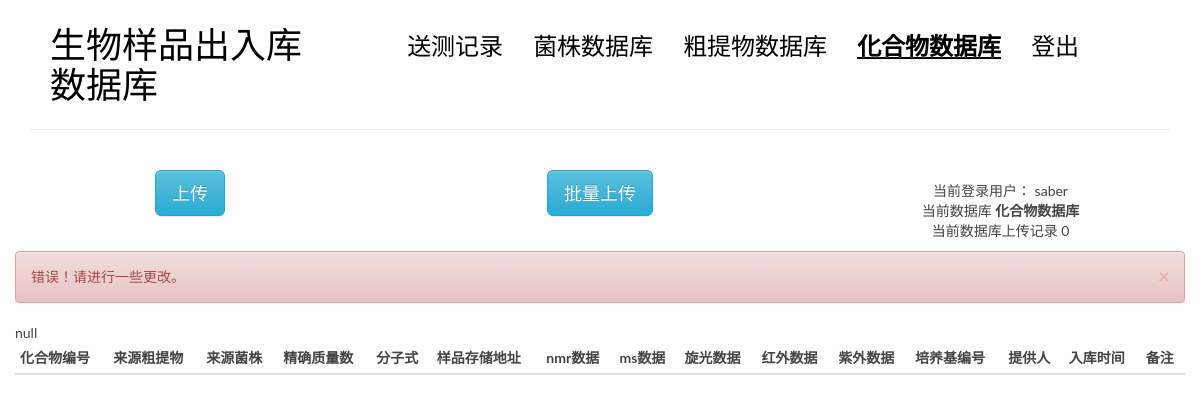
Page /cpdalter/ (signed in) on the earlier database version.
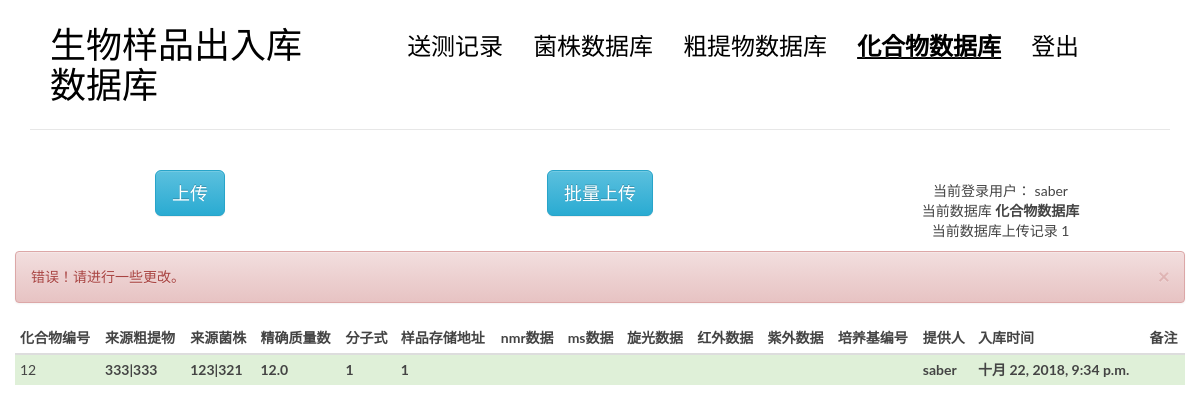
Same page on the later database version.
### blog/models.py (models this page shows, shortened)
class cpd(models.Model): ##化合物
    cpdnumber = models.CharField(max_length = 20)#化合物编号，唯一
    fromcru = models.ForeignKey(crudeex)#来源粗提物
    frombact = models.ForeignKey(bact) #来源菌株
    mass = models.FloatField() #精确质量数
    stru = models.CharField(max_length = 50)#分子式
    recadd = models.CharField(max_length = 100)#样品存储地址
    nmr = models.CharField(max_length = 100, blank = True)#nmr数据
    ms = models.CharField(max_length = 100, blank = True)#ms数据
    rot = models.CharField(max_length = 100, blank = True)#旋光数据
    red = models.CharField(max_length = 100, blank = True)#红外数据
    blue = models.CharField(max_length = 100, blank = True)#紫外数据
    media = models.CharField(max_length = 50, blank = True)#培养基编号
    prov = models.ForeignKey(User)#提供人
    time = models.DateTimeField(auto_now_add=True, editable = True)#入库时间
    comment = models.CharField(max_length = 500, blank = True)

class crudeex(models.Model): ##粗提物
    frombact = models.ForeignKey(bact) ##来源菌株  %%没有显示出来
    crunumber = models.CharField(max_length = 50) #粗提物编号，唯一
    mcccnumber = models.CharField(max_length = 50) #mccc编号
    chinesename = models.CharField(max_length = 200) #中文名
    recadd = models.CharField(max_length = 100)#样品存储地址
    media = models.CharField(max_length = 200) #培养基
    entertime = models.DateTimeField(auto_now_add=True,editable = True) #入库时间
    entervol = models.FloatField() #入库体积
    entercol =  models.FloatField() #入库浓度
    solvent = models.CharField(max_length = 100) #溶剂
    exrmethod = models.CharField(max_length = 500, blank = True) #提取方法
    provider = models.ForeignKey(User) #提供人
    comment = models.CharField(max_length = 500, blank = True)
    def __str__(self):
        return self.mcccnumber + '|' + self.chinesename

@python_2_unicode_compatible
class bact(models.Model):  #菌株
    bactnumber = models.CharField(max_length = 50,blank = False) #菌株保藏编号 输入
    sourcenum = models.CharField(max_length = 50, blank = True) #平台资源编号 输入
    genus = models.CharField(max_length = 200,blank = False) #属名 输入
    species = models.CharField(max_length = 200,blank = False) #种名 输入
    chinesename = models.CharField(max_length = 200, blank = True) #中文名 输入
    recadd = models.CharField(max_length = 100,blank = False)#样品存储地址 输入
    orinum = models.CharField(max_length = 100, blank = True) #原始资源编号 输入
    history = models.CharField(max_length = 100, blank = True) #来源历史 输入
    storetime = models.DateTimeField(auto_now_add=True,editable = True) #收藏时间
    media = models.CharField(max_length = 50,blank = False) #培养基编号 输入
    getmet = models.CharField(max_length = 100,blank = False) #获取途径 输入
    upload = models.ForeignKey(User, null = True)#保藏人
    modbact = models.CharField(max_length = 50, blank = True)#模式菌株 输入
    mianuse = models.CharField(max_length = 100, blank = True) #主要用途 输入
    danger = models.CharField(max_length = 100, blank = True) #生物危害程度 输入
    comment = models.CharField(max_length = 500, blank = True) #输入
    def __str__(self):
        return self.bactnumber + '|' + self.chinesename

### blog/cpd.py (the view)
# urls.py: url(r'^cpdalter/$', views.cpdalter, name='cpdalter'),
def cpdalter(request):
    if request.method == 'GET':
        try:
            id = request.GET.get('id')
            fromcru = request.GET.get('fromcru')
            cpdnumber = request.GET.get('cpdnumber')
            fromcru = crudeex.objects.get(id=fromcru)
            frombact = fromcru.frombact
            mass = request.GET.get('mass')
            stru = request.GET.get('stru')
            recadd = request.GET.get('recadd')
            nmr = request.GET.get('nmr')
            ms = request.GET.get('ms')
            rot = request.GET.get('rot')
            red = request.GET.get('red')
            blue = request.GET.get('blue')
            media = request.GET.get('media')
            comment = request.GET.get('comment')
            infos = {
                    'cpdnumber' : cpdnumber,
                    'fromcru' : fromcru,
                    'frombact' : frombact,
                    'mass' : mass,
                    'stru' : stru,
                    'recadd' : recadd,
                    'nmr' : nmr,
                    'ms' : ms,
                    'rot' : rot,
                    'red' : red,
                    'blue' : blue,
                    'media' : media,
                    'prov': request.user,
                    'comment' : comment,
            }
            cpd.objects.select_for_update().filter(id = id).update(**infos)
            return cpdindex(request, msg = 0)
        except:
            return cpdindex(request, msg = 1)

### blog/cpd.py (called while the page is built)
@login_required
def cpdindex(request, msg = -1, err = []):   ##化合物
    lists = cpd.objects.all()
    num = len(lists)
    return render(request, 'blog/cpd.html', context = {'tests' : lists, 'msg' : msg, 'num' : num, 'err' : err} )

### blog/templatetags/blog_tags.py (called while the page is built)
@register.simple_tag
def get_all_cru():
    return crudeex.objects.all().order_by('-entertime')

### templates/blog/cpd.html (shortened to what the changed rows need)
{% extends 'base.html' %}
{% load blog_tags %}
{%block main %}
<body>
            <div class="row">
                <div class="col-md-4 col-sm-7 col-xs-4">
                    <nav class="main-nav" role="navigation">
                        <div class="collapse navbar-collapse" id="bs-example-navbar-collapse-1">
                            <ul class="list-unstyled text-center" >
                                <li>当前登录用户： {{request.user}}</li>
                                <li>当前数据库 <strong>化合物数据库</strong></li>
                                <li>当前数据库上传记录 {{num}}</li>
                            </ul>
                        </div>
                    </nav>
                </div>
            </div>
            <div class="col-md-12 col-sm-7 col-xs-4">
            <table class="table table-hover table-condensed">
                    <thead>
                        <tr>
                            <th>化合物编号</th>
                            <th>来源粗提物</th>
                            <th>来源菌株</th>
                            <th>精确质量数</th>
                            <th>分子式</th>
                            <th>样品存储地址</th>
                            <th>nmr数据</th>
                            <th>ms数据</th>
                            <th>旋光数据</th>
                            <th>红外数据</th>
                            <th>紫外数据</th>
                            <th>培养基编号</th>
                            <th>提供人</th>
                            <th>入库时间</th>
                            <th>备注</th>
                        </tr>
                    </thead>
                    <tbody>
                            {% for test in tests %}
                            {% if request.user == test.prov %}
                            <tr class="row1 success" data-toggle="modal" data-target="#alter" data-whatever="{{test.id}}"
                            data-cpdnumber = "{{test.cpdnumber}}" data-frombact = "{{test.frombact}}"
                            data-mass = "{{test.mass}}" data-stru = "{{test.stru}}" data-recadd = "{{test.recadd}}"
                            data-nmr = "{{test.nmr}}" data-ms = "{{test.ms}}"
                            data-rot = "{{test.rot}}" data-red = "{{test.red}}"
                            data-blue = "{{test.blue}}" data-media = "{{test.media}}"
                            data-comment = "{{test.comment}}">
                            {% endif %}
                                <td class = "field-cpdnumber"> {{test.cpdnumber}}</td>
                                <th class = "field-fromcru">{{test.fromcru}}</th>
                                <th class = "field-frombact">{{test.frombact}}</th>
                                <th class = "field-mass">{{test.mass}}</th>
                                <th class = "field-stru">{{test.stru}}</th>
                                <th class = "field-recadd">{{test.recadd}}</th>
                                <th class = "field-nmr">{{test.nmr}}</th>
                                <th class = "field-ms">{{test.ms}}</th>
                                <th class = "field-rot">{{test.rot}}</th>
                                <th class = "field-red">{{test.red}}</th>
                                <th class = "field-blue">{{test.blue}}</th>
                                <th class = "field-media">{{test.media}}</th>
                                <th class = "field-prov">{{test.prov}}</th>
                                <th class = "field-time">{{test.time}}</th>
                                <th class = "field-comment">{{test.comment}}</th>
                            </tr>
                            {% empty %}
                              <div class="row1">null</div>
                            {% endfor %}
                    </tbody>
                </table>
                </div>
                                    {% get_all_cru as cru_list %}
                                    {% get_all_cru as cru_list %}
</body>
{% endblock main %}

Differences in the rows shown:
added cpd: cpdnumber "12", fromcru "333|333", frombact "123|321", mass "12.0", stru "1", recadd "1", prov "saber", time "十月 22, 2018, 9:34 p.m."
Other differences:
{{ num }}: "0" → "1"
text no longer shown: "null"
